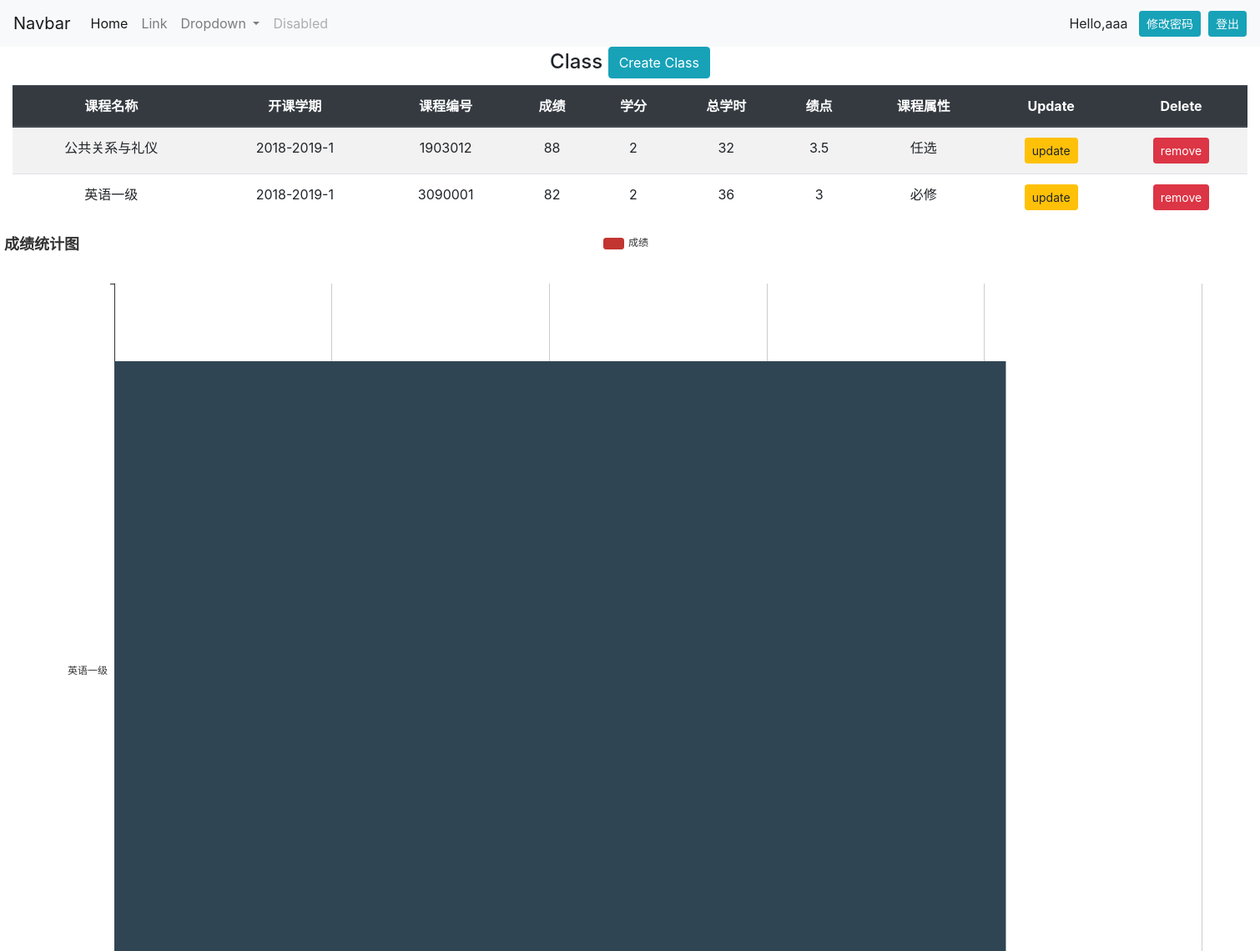
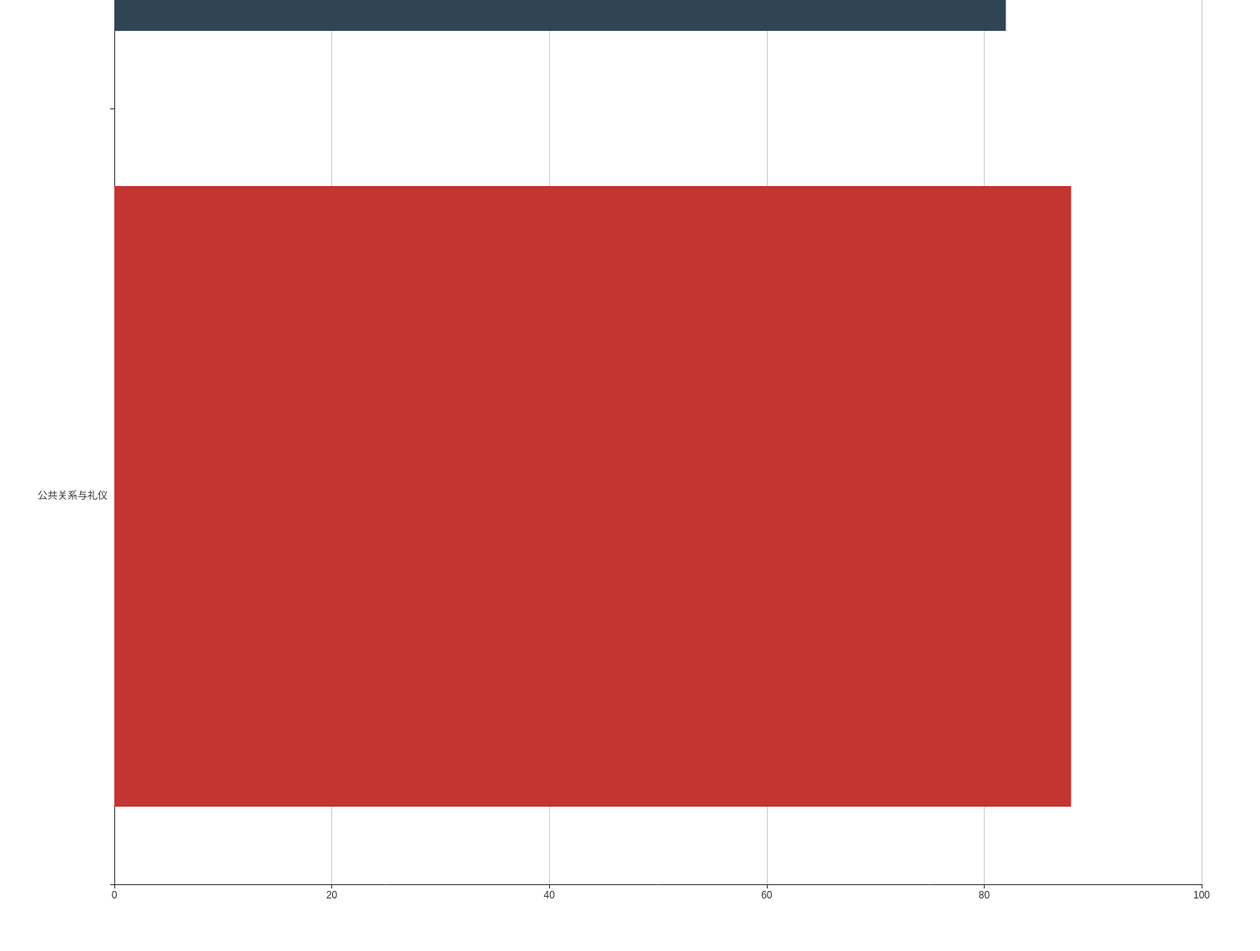
The page / (signed in) on the database its author committed (2 pictures, top to bottom).
### yuapp/models.py (models this page shows, shortened)
class Classer(models.Model):
    coursename=models.CharField(max_length=30)
    starttime=models.CharField(max_length=30)
    cursenumber=models.CharField(max_length=30)
    grade=models.CharField(max_length=30)
    xuefen=models.CharField(max_length=30)
    zongxueshi=models.CharField(max_length=30)
    jidian=models.CharField(max_length=30)
    kecehngshuxing=models.CharField(max_length=30)

### yuapp/views.py (the view)
# urls.py: path('',views.homepage,name='homepage'),
@login_required(login_url='login')
def homepage(request):
    classer=Classer.objects.all()
    if request.is_ajax and request.POST.get('classer_del'):
        del_classer_id=request.POST.get('classer_del')
        del_classer=Classer.objects.get(id=del_classer_id)
        del_classer.delete()
    context={
        'classer':classer
    }
    return render(request,'yuapp/home.html',context)

### yuapp/templates/yuapp/home.html (shortened to what this page needs)
{% extends 'yuapp/index.html' %}
{% block content %}
    <div class="container-fluid" style="text-align: center">
        <div class="row">
            <div class="col-md-12 text-center">
                <h4>
                    Class
                    <a href="{% url 'create' %}" class="btn btn-info">Create Class</a>
                </h4>
                <table class="table table-striped">
                    <thead class="thead-dark">
                    <tr>
                      <th scope="col">课程名称</th>
                      <th scope="col">开课学期</th>
                      <th scope="col">课程编号</th>
                      <th scope="col">成绩</th>
                      <th scope="col">学分</th>
                      <th scope="col">总学时</th>
                      <th scope="col">绩点</th>
                      <th scope="col">课程属性</th>
                      <th scope="col">Update</th>
                      <th scope="col">Delete</th>
                    </tr>
                  </thead>
                  <tbody>
                    {% for j in classer %}
                        <tr>
                          <td>{{j.coursename}}</td>
                          <td>{{ j.starttime }}</td>
                          <td>{{ j.cursenumber }}</td>
                          <td>{{j.grade}}</td>
                          <td>{{j.xuefen}}</td>
                          <td>{{ j.zongxueshi }}</td>
                          <td>{{ j.jidian }}</td>
                          <td>{{ j.kecehngshuxing }}</td>
                          <td>
                              <a href="{% url 'updateclasser' j.id %}" class="btn btn-sm btn-warning">update</a>
                          </td>
                          <td>
                                <button type="button" id="{{ j.id }}-del" class="btn btn-sm btn-danger">remove</button>
                          </td>
                        </tr>
                    {% endfor %}
                  </tbody>
                </table>
            </div>
        </div>
    </div>
<div id="main" style="width: 1500px;height: 2000px;"></div>
<script type="text/javascript">
    var myChart = echarts.init(document.getElementById('main'));
    var option = {
        title: {
            text: '成绩统计图',
            subtext: ''
        },
        legend: {
            data: ['成绩']
        },
        grid: {
            left: '3%',
            right: '4%',
            bottom: '3%',
            containLabel: true
        },
        xAxis: {
            type: 'value',
            boundaryGap: [0,0]
        },
        yAxis: {
            type: 'category',
            data: [
                {% for j in classer %}
                  "{{ j.coursename }}",
                {% endfor %}
            ]
        },
        series: [
            {
                name: '成绩',
                type: 'bar',
                data: [
                    {% for j in classer %}
                      {{ j.grade }},
                    {% endfor %}
                ],
                itemStyle: {
                    normal: {
        　　　　　　　　//这里是重点
                        color: function(params) {
                            //注意，如果颜色太少的话，后面颜色不会自动循环，最好多定义几个颜色
                            var colorList = ['#c23531','#2f4554', '#61a0a8', '#d48265', '#91c7ae','#749f83', '#ca8622',
                                            '#c23531','#2f4554', '#61a0a8', '#d48265', '#91c7ae','#749f83', '#ca8622',
                                            '#c23531','#2f4554', '#61a0a8', '#d48265', '#91c7ae','#749f83', '#ca8622',
                                            '#c23531','#2f4554', '#61a0a8', '#d48265', '#91c7ae','#749f83', '#ca8622',
                                            '#c23531','#2f4554', '#61a0a8', '#d48265', '#91c7ae','#749f83', '#ca8622',
                                            '#c23531','#2f4554', '#61a0a8', '#d48265', '#91c7ae','#749f83', '#ca8622',
                                            ];
                            var index;
                            //给大于颜色数量的柱体添加循环颜色的判断
                            if (params.dataIndex >= colorList.length) {
                               index = params.dataIndex - colorList.length;
                               return colorList[index];
                            }
                            return colorList[params.dataIndex]
                        }
                    }
                }
            }
        ]
    };
    myChart.setOption(option);
</script>
{% endblock %}

### yuapp/templates/yuapp/index.html (shortened to what this page needs)
{% load static %}
<!doctype html>
<html lang="en">
<head>
    <link rel="stylesheet" href="https://cdn.jsdelivr.net/npm/bootstrap@4.5.3/dist/css/bootstrap.min.css">
</head>
<body>
    {% include 'yuapp/navbar.html' %}
    {% block content %}
    {% endblock %}
</body>
</html>

### yuapp/templates/yuapp/navbar.html (shortened to what this page needs)
<nav class="navbar navbar-expand-lg navbar-light bg-light">
  <a class="navbar-brand" href="#">Navbar</a>
  <div class="collapse navbar-collapse" id="navbarSupportedContent">
    <ul class="navbar-nav mr-auto">
      <li class="nav-item active">
        <a class="nav-link" href="#">Home <span class="sr-only">(current)</span></a>
      </li>
      <li class="nav-item">
        <a class="nav-link" href="#">Link</a>
      </li>
      <li class="nav-item dropdown">
        <a class="nav-link dropdown-toggle" href="#" id="navbarDropdown" role="button" data-toggle="dropdown" aria-haspopup="true" aria-expanded="false">
          Dropdown
        </a>
      </li>
      <li class="nav-item">
        <a class="nav-link disabled" href="#" tabindex="-1" aria-disabled="true">Disabled</a>
      </li>
    </ul>
      {% if request.user.is_authenticated %}
          Hello,{{ request.user }}
          <a href="{% url 'modifypwd' %}" class="btn btn-sm btn-info">修改密码</a>
          <a href="{% url 'logout' %}" class="btn btn-sm btn-info">登出</a>
      {% else %}
          Hello,请登录！
          <a href="{% url 'login' %}" class="btn btn-sm btn-info">登录</a>
          &nbsp;&nbsp;
          <a href="{% url 'register' %}" class="btn btn-sm btn-info">注册</a>
      {% endif %}
  </div>
</nav>

### rows shown on the page
Classer: coursename "公共关系与礼仪", starttime "2018-2019-1", cursenumber "1903012", grade "88", xuefen "2", zongxueshi "32", jidian "3.5", kecehngshuxing "任选"
Classer: coursename "英语一级", starttime "2018-2019-1", cursenumber "3090001", grade "82", xuefen "2", zongxueshi "36", jidian "3", kecehngshuxing "必修"

### other values the page prints
{{ request.user }} "aaa"
chart data {{ j.coursename }} 公共关系与礼仪, 英语一级
chart data {{ j.grade }} 88, 82
